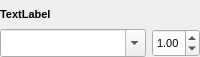
<?xml version="1.0" encoding="UTF-8"?>
<ui version="4.0">
 <class>Form</class>
 <widget class="QWidget" name="Form">
  <property name="geometry">
   <rect>
    <x>0</x>
    <y>0</y>
    <width>200</width>
    <height>57</height>
   </rect>
  </property>
  <property name="sizePolicy">
   <sizepolicy hsizetype="MinimumExpanding" vsizetype="Fixed">
    <horstretch>0</horstretch>
    <verstretch>0</verstretch>
   </sizepolicy>
  </property>
  <property name="minimumSize">
   <size>
    <width>200</width>
    <height>57</height>
   </size>
  </property>
  <property name="maximumSize">
   <size>
    <width>16777215</width>
    <height>57</height>
   </size>
  </property>
  <property name="windowTitle">
   <string>Form</string>
  </property>
  <layout class="QGridLayout" name="gridLayout">
   <property name="leftMargin">
    <number>0</number>
   </property>
   <property name="topMargin">
    <number>0</number>
   </property>
   <property name="rightMargin">
    <number>0</number>
   </property>
   <property name="bottomMargin">
    <number>0</number>
   </property>
   <property name="horizontalSpacing">
    <number>6</number>
   </property>
   <property name="verticalSpacing">
    <number>0</number>
   </property>
   <item row="1" column="1">
    <widget class="QComboBox" name="combobox">
     <property name="sizePolicy">
      <sizepolicy hsizetype="MinimumExpanding" vsizetype="Preferred">
       <horstretch>0</horstretch>
       <verstretch>0</verstretch>
      </sizepolicy>
     </property>
     <property name="minimumSize">
      <size>
       <width>0</width>
       <height>0</height>
      </size>
     </property>
     <property name="maximumSize">
      <size>
       <width>16777215</width>
       <height>16777215</height>
      </size>
     </property>
     <property name="font">
      <font>
       <pointsize>8</pointsize>
       <bold>false</bold>
      </font>
     </property>
     <property name="editable">
      <bool>true</bool>
     </property>
     <property name="sizeAdjustPolicy">
      <enum>QComboBox::AdjustToMinimumContentsLengthWithIcon</enum>
     </property>
     <property name="minimumContentsLength">
      <number>10</number>
     </property>
    </widget>
   </item>
   <item row="1" column="2">
    <widget class="QDoubleSpinBox" name="spinbox">
     <property name="sizePolicy">
      <sizepolicy hsizetype="Fixed" vsizetype="Preferred">
       <horstretch>0</horstretch>
       <verstretch>0</verstretch>
      </sizepolicy>
     </property>
     <property name="minimumSize">
      <size>
       <width>20</width>
       <height>0</height>
      </size>
     </property>
     <property name="font">
      <font>
       <pointsize>8</pointsize>
       <bold>false</bold>
      </font>
     </property>
     <property name="toolTip">
      <string>Weight</string>
     </property>
     <property name="maximum">
      <double>2.000000000000000</double>
     </property>
     <property name="singleStep">
      <double>0.010000000000000</double>
     </property>
     <property name="value">
      <double>1.000000000000000</double>
     </property>
    </widget>
   </item>
   <item row="0" column="1">
    <widget class="QLabel" name="label">
     <property name="font">
      <font>
       <pointsize>8</pointsize>
       <bold>true</bold>
      </font>
     </property>
     <property name="text">
      <string>TextLabel</string>
     </property>
    </widget>
   </item>
  </layout>
 </widget>
 <resources/>
 <connections/>
</ui>
